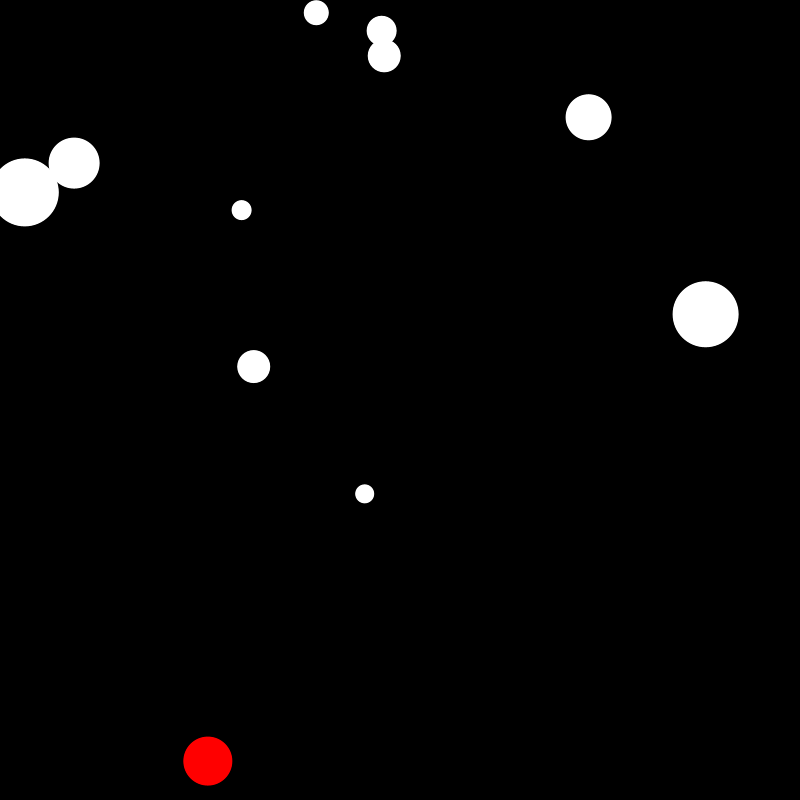
Frame 1 (no input)
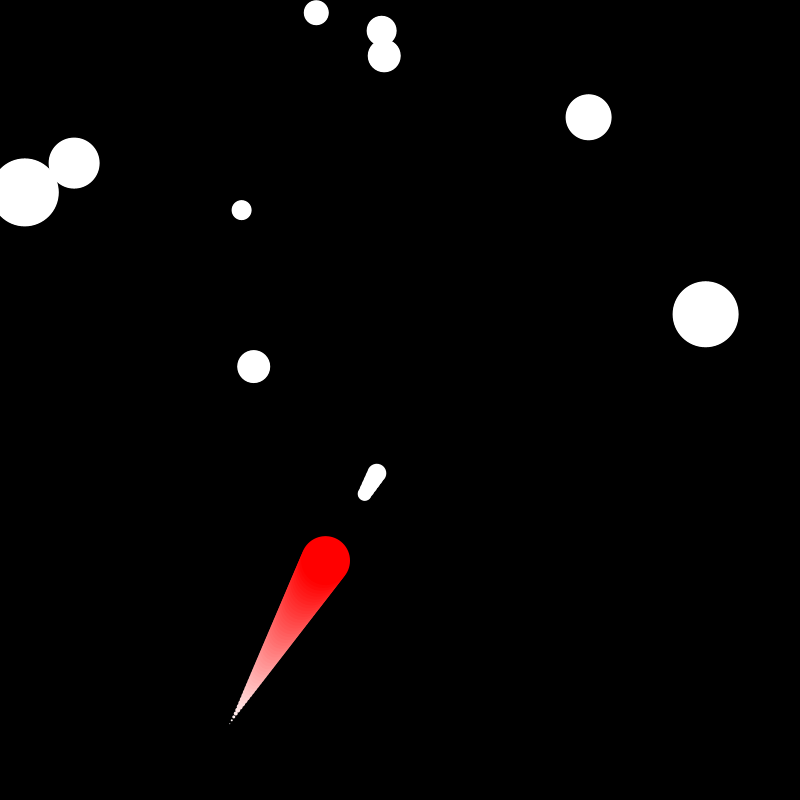
Frame 60 (the mouse pressed at the canvas centre just before this capture)
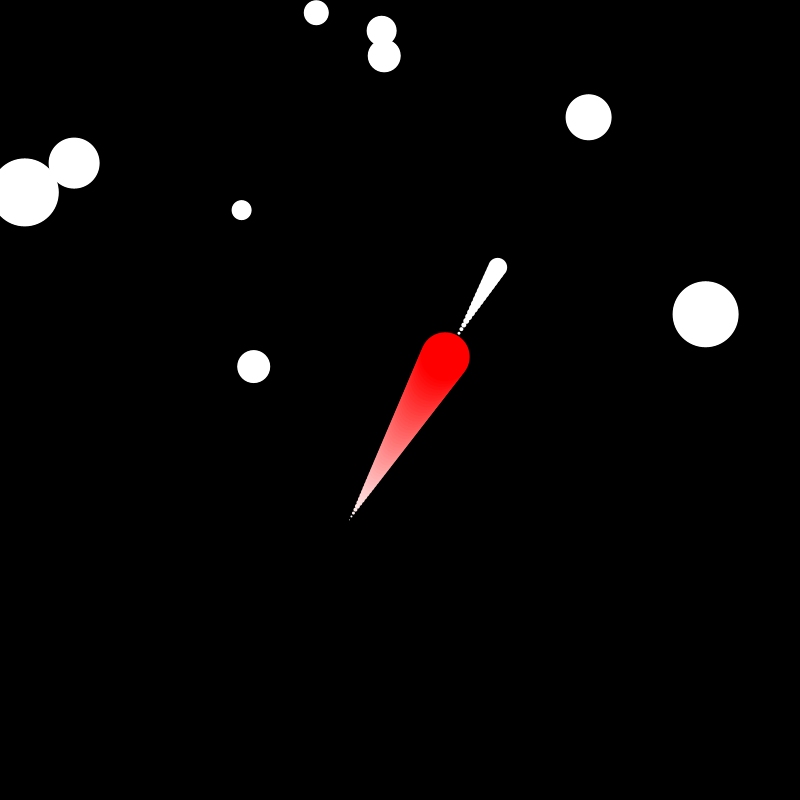
Frame 120 (the mouse held since frame 60 and released just before this capture)

The Processing sketch that drew these frames (run headless with seeded random() and noise(); from frame 60 on, the mouse is pressed at the canvas centre):

// Processing sketch: exo16_5
// ── exo16_5.pde
Snake predator;
Snake[] followers = new Snake[10];
int CSIndex = 0;

void setup() {
  size(800, 800);
  predator = new Snake(50, color(255, 0, 0), random(2, 5), random(width), random(height));
  for (int i = 0; i < followers.length; i++) {
    followers[i] = new Snake(int(random(20, 80)),
      color(255), random(2, 10),
      random(width), random(height));
  }
  frameRate(180);
}

void draw() {
  background(0);

  int i = 0;
  float closestS = 100000;

  while ( i < followers.length) {

    // detecter qui est le plus proche du preda
    float temp = dist(
      followers[i].getXTete(), followers[i].getYTete(),
      predator.getXTete(), predator.getYTete());

    if (temp < closestS) {
      closestS = temp;
      CSIndex = i;
    }

    // calcul direction oposée au preda
    if (temp < 100 && temp > 0) {
      float dx = followers[i].getXTete() - predator.getXTete();
      float dy = followers[i].getYTete() - predator.getYTete();

      // calcul point de poursuite oposée au preda
      float fleeX = followers[i].getXTete() + dx;
      float fleeY = followers[i].getYTete() + dy;

      // arret au bord. (pas contrain car il fiatu n arret net. pas de glissement)
      if (fleeX < 1) fleeX = 0;
      if (fleeX > width-1) fleeX = width;
      if (fleeY < 1) fleeY = 0;
      if (fleeY > height-1) fleeY = height;


      followers[i].avancerVers(fleeX, fleeY);
    }

    followers[i].dessiner();

    if (temp < 2) {
      float newX = random(width);
      float newY = random(height);

      for (int j = 0; j < followers[i].taille; j++) {
        followers[i].xpos[j] = newX;
        followers[i].ypos[j] = newY;
      }
    }

    i++;
  }
  predator.dessiner();
  predator.avancerVers(followers[CSIndex].getXTete(), followers[CSIndex].getYTete());
}

// ── Snake.pde
class Snake {
  int taille;
  color couleur;
  float vitesse;
  float[] xpos;
  float[] ypos;

  Snake(int taille, color couleur, float vitesse, float x0, float y0) {
    this.taille = taille;
    this.couleur = couleur;
    this.vitesse = vitesse;

    xpos = new float[taille];
    ypos = new float[taille];
    for (int i = 0; i < taille; i++) {
      xpos[i] = x0;
      ypos[i] = y0;
    }
  }

  void dessiner() {
    noStroke();
    for (int i = 0; i < taille; i++) {
      fill(lerpColor(color(255), couleur, i / (taille - 1.0)));
      ellipse(xpos[i], ypos[i], i, i);
    }
  }

  // modificateurs
  void deplacer(float x, float y) {
    for (int i = 0; i < taille - 1; i++) {
      xpos[i] = xpos[i + 1];
      ypos[i] = ypos[i + 1];
    }
    xpos[taille - 1] = x;
    ypos[taille - 1] = y;
  }

  void avancerVers(float x, float y) {
    float xTete = xpos[taille - 1];
    float yTete = ypos[taille - 1];
    float d = dist(xTete, yTete, x, y);
    float vx = vitesse * (x - xTete) / d;
    float vy = vitesse * (y - yTete) / d;
    deplacer(xTete + vx, yTete + vy);
  }

  // accesseurs
  float getXTete() {
    return xpos[taille - 1];
  }

  float getYTete() {
    return ypos[taille - 1];
  }

  float getXQueue() {
    return xpos[0];
  }

  float getYQueue() {
    return ypos[0];
  }
}
